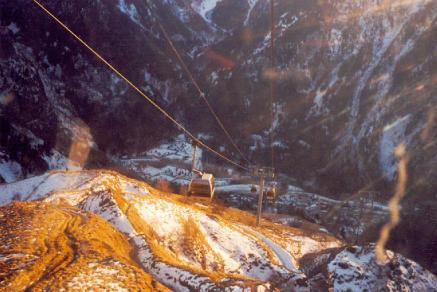
%> input picture HW4/pedestrians/person_detection_test_data/01-03f.jpg, 437 x 292 px
$ octave --eval "result = energy_image(imread('../../HW4/pedestrians/person_detection_test_data/01-03f.jpg'));"   (GNU Octave 9; MATLAB toolbox functions it lacks are replaced by stand-ins)
%> lines starting %> are read from the running program, lines starting %| are printed output that depends on the picture
function [energyImage] = energy_image(im)

    im = im2double(rgb2gray(im));
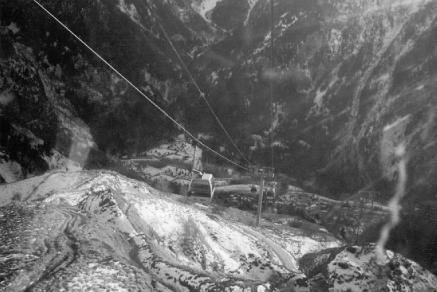
%> im: size 292x437 double; min 0.0118, max 1, mean 0.38
    [height, width] = size(im);
%> height = 292; width = 437
    energyImage = double(0);
    energyImage(height, width) = energyImage;
%> energyImage: size 292x437 double; every value is 0

    % For every pixel
	for r = 1:height
        for c = 1:width

            aa = 0;
            bb = 0;
            cc = 0;
            dd = 0;

            if r == 1
                cc = im(r, c);
            else
                cc = im(r - 1, c);
            end

            if c == 1
                bb = im(r, c);
            else
                bb = im(r, c - 1);
            end

            if r == height
                dd = im(r, c);
            else
                dd = im(r + 1, c);
            end

            if c == width
                aa = im(r, c);
            else
                aa = im(r, c + 1);
            end

            energyImage(r, c) = sqrt((aa - bb)^2 +(cc - dd)^2);
        end
    end
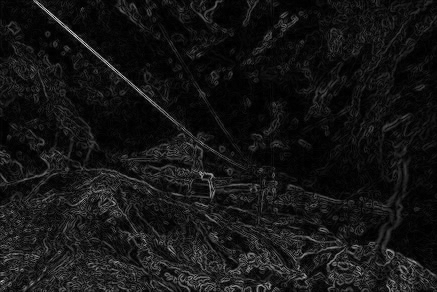
%> energyImage: size 292x437 double; min 0, max 0.86, mean 0.0823

    return;

end

$ run again, on HW4/pedestrians/person_detection_test_data/D2004-03-12_17h50m02s.jpg
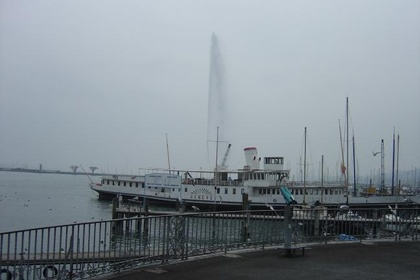
%> input picture HW4/pedestrians/person_detection_test_data/D2004-03-12_17h50m02s.jpg, 420 x 280 px, shrunk from 648 x 432 before the run
%> after the loop in energy_image, `for r = 1:height`:
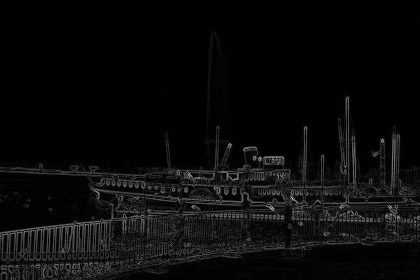
%> energyImage: size 280x420 double; min 0, max 0.809, mean 0.0437

$ run again, on HW4/pedestrians/person_detection_test_data/D2004-05-16_19h11m16s.jpg
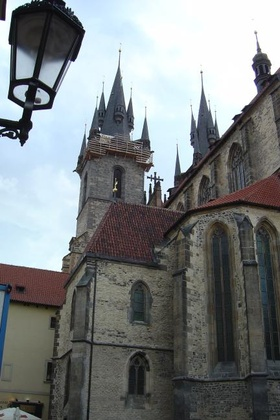
%> input picture HW4/pedestrians/person_detection_test_data/D2004-05-16_19h11m16s.jpg, 280 x 420 px, shrunk from 432 x 648 before the run
%> in energy_image, `im = im2double(rgb2gray(im));`:
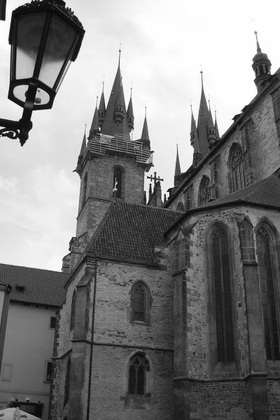
%> im: size 420x280 double; min 0.00784, max 1, mean 0.493
%> after the loop in energy_image, `for r = 1:height`:
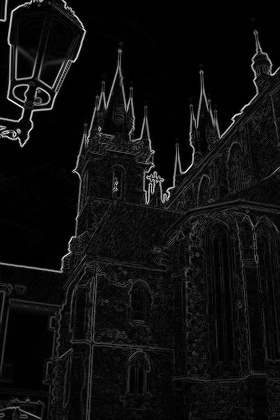
%> energyImage: size 420x280 double; min 0, max 1.22, mean 0.0727; drawn with min black and max white
